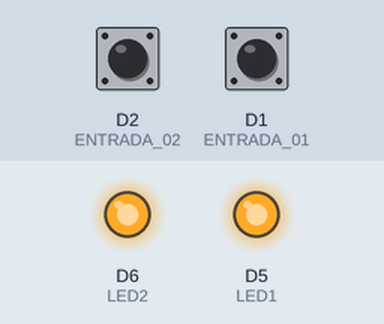
This sketch was run on a simulated ESP8266 (NodeMCU). Shown: output pins drawn as LEDs (lit = HIGH). The inputs (shaded band) are chosen by the test bench; at power-on: D2 (ENTRADA_02) HIGH, D1 (ENTRADA_01) HIGH.

Above: at 1.2 s.
1.3 s: D2 (ENTRADA_02) pulled LOW for 0.15 s
At 1.37 s:
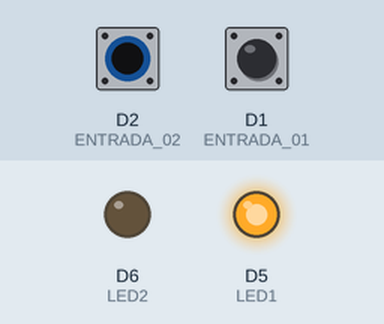
2.9 s: D1 (ENTRADA_01) pulled LOW for 0.15 s
At 2.97 s:
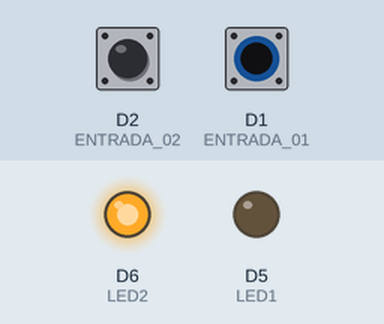
4.5 s: D1 (ENTRADA_01) pulled LOW for 3.2 s
At 8.9 s:
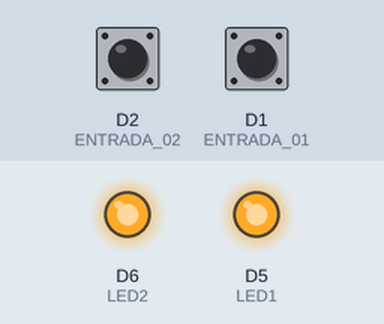
9.2 s: D2 (ENTRADA_02) pulled LOW for 3.2 s
At 10.2 s:
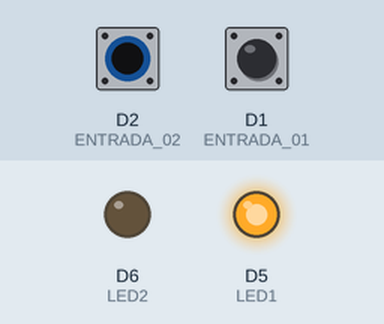
13.9 s: D2 (ENTRADA_02) driven LOW and D1 (ENTRADA_01) driven LOW
At 15.0 s:
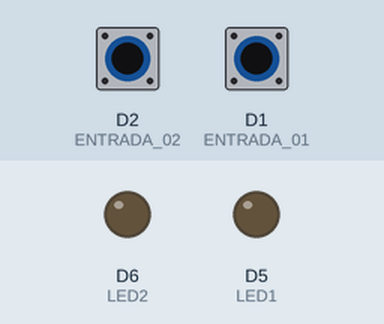
Timing chart, 0 to 16.4 s (numbered marks = the images above; inputs shaded):
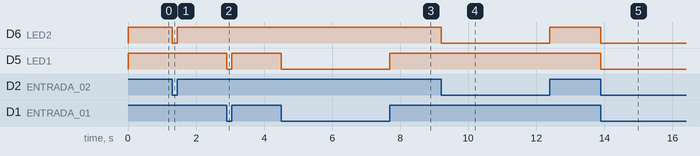

Measured:
- after the input at 1.3 s, D6 (LED2): HIGH → LOW at once, → HIGH 0.15 s later
- after the input at 2.9 s, D5 (LED1): HIGH → LOW at once, → HIGH 0.15 s later
- after the input at 4.5 s, D5 (LED1): HIGH → LOW at once, → HIGH 3.2 s later
- after the input at 9.2 s, D6 (LED2): HIGH → LOW at once, → HIGH 3.2 s later
- after the input at 13.9 s, D6 (LED2), D5 (LED1): HIGH → LOW at once

The sketch:

programa02.ino
```cpp
/*
Programa para acionar sequencialmente, as saídas em D5 e D6.
*/

const int LED_LIGADO = LOW;
const int LED_DESLIGADO = HIGH;
const int ENTRADA_ACIONADA = LOW;
const int ENTRADA_DESACIONADA = HIGH;
const int LED1 = D5;
const int LED2 = D6;
const int ENTRADA_01 = D1;
const int ENTRADA_02 = D2;
void setup() {
  pinMode(LED1, OUTPUT);
  pinMode(LED2, OUTPUT);
  pinMode(ENTRADA_01, INPUT_PULLUP);
  pinMode(ENTRADA_02, INPUT_PULLUP);
}

void loop() {
  if(digitalRead(ENTRADA_01) == ENTRADA_ACIONADA){
    digitalWrite(LED1, LED_LIGADO);
  } else {
    digitalWrite(LED1, LED_DESLIGADO);
  }

  if(digitalRead(ENTRADA_02) == ENTRADA_ACIONADA){
    digitalWrite(LED2, LED_LIGADO);
  } else {
    digitalWrite(LED2, LED_DESLIGADO);
  }
}
```
